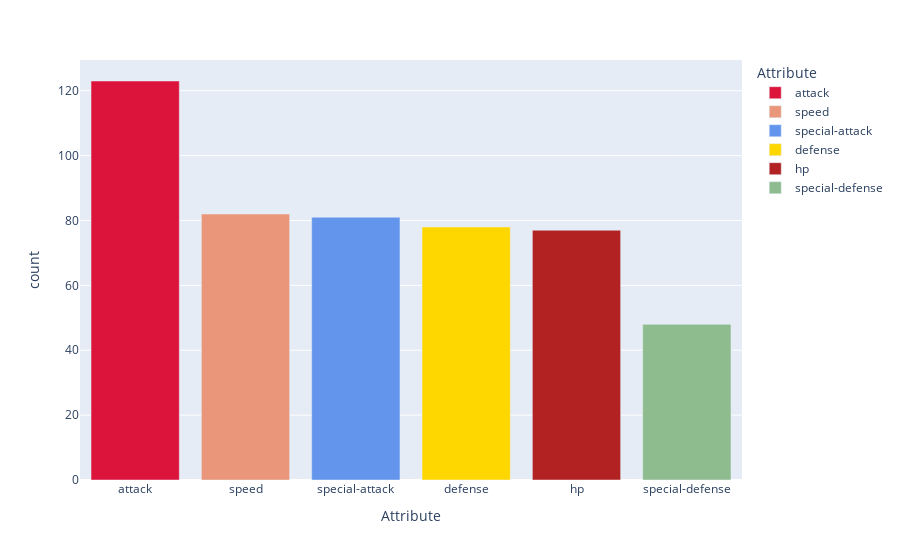

The cell this chart's notebook holds for it:
### Code cell
#overall attributes plot
attribute_colors= {'attack':'#DC143C','special-attack':'#6495ED','speed':'#E9967A','defense':'#FFD700','hp':'#B22222','special-defense':'#8FBC8F'}
attribute_plot = px.bar(attributes_df, x = 'Attribute', y = 'count', color='Attribute',color_discrete_map = attribute_colors)
attribute_plot.show()

### Figure 1 — Plotly figure (JSON) as saved in the notebook; plotly's stock layout.template omitted (floating-point values rounded to 4 significant figures)
{"data": [{"alignmentgroup": "True", "hovertemplate": "Attribute=%{x}<br>count=%{y}<extra></extra>", "legendgroup": "attack", "marker": {"color": "#DC143C", "pattern": {"shape": ""}}, "name": "attack", "offsetgroup": "attack", "orientation": "v", "showlegend": true, "textposition": "auto", "type": "bar", "x": ["attack"], "xaxis": "x", "y": [123], "yaxis": "y"}, {"alignmentgroup": "True", "hovertemplate": "Attribute=%{x}<br>count=%{y}<extra></extra>", "legendgroup": "speed", "marker": {"color": "#E9967A", "pattern": {"shape": ""}}, "name": "speed", "offsetgroup": "speed", "orientation": "v", "showlegend": true, "textposition": "auto", "type": "bar", "x": ["speed"], "xaxis": "x", "y": [82], "yaxis": "y"}, {"alignmentgroup": "True", "hovertemplate": "Attribute=%{x}<br>count=%{y}<extra></extra>", "legendgroup": "special-attack", "marker": {"color": "#6495ED", "pattern": {"shape": ""}}, "name": "special-attack", "offsetgroup": "special-attack", "orientation": "v", "showlegend": true, "textposition": "auto", "type": "bar", "x": ["special-attack"], "xaxis": "x", "y": [81], "yaxis": "y"}, {"alignmentgroup": "True", "hovertemplate": "Attribute=%{x}<br>count=%{y}<extra></extra>", "legendgroup": "defense", "marker": {"color": "#FFD700", "pattern": {"shape": ""}}, "name": "defense", "offsetgroup": "defense", "orientation": "v", "showlegend": true, "textposition": "auto", "type": "bar", "x": ["defense"], "xaxis": "x", "y": [78], "yaxis": "y"}, {"alignmentgroup": "True", "hovertemplate": "Attribute=%{x}<br>count=%{y}<extra></extra>", "legendgroup": "hp", "marker": {"color": "#B22222", "pattern": {"shape": ""}}, "name": "hp", "offsetgroup": "hp", "orientation": "v", "showlegend": true, "textposition": "auto", "type": "bar", "x": ["hp"], "xaxis": "x", "y": [77], "yaxis": "y"}, {"alignmentgroup": "True", "hovertemplate": "Attribute=%{x}<br>count=%{y}<extra></extra>", "legendgroup": "special-defense", "marker": {"color": "#8FBC8F", "pattern": {"shape": ""}}, "name": "special-defense", "offsetgroup": "special-defense", "orientation": "v", "showlegend": true, "textposition": "auto", "type": "bar", "x": ["special-defense"], "xaxis": "x", "y": [48], "yaxis": "y"}], "layout": {"barmode": "relative", "legend": {"title": {"text": "Attribute"}, "tracegroupgap": 0}, "margin": {"t": 60}, "xaxis": {"anchor": "y", "categoryarray": ["attack", "speed", "special-attack", "defense", "hp", "special-defense"], "categoryorder": "array", "domain": [0, 1], "title": {"text": "Attribute"}}, "yaxis": {"anchor": "x", "domain": [0, 1], "title": {"text": "count"}}}}
